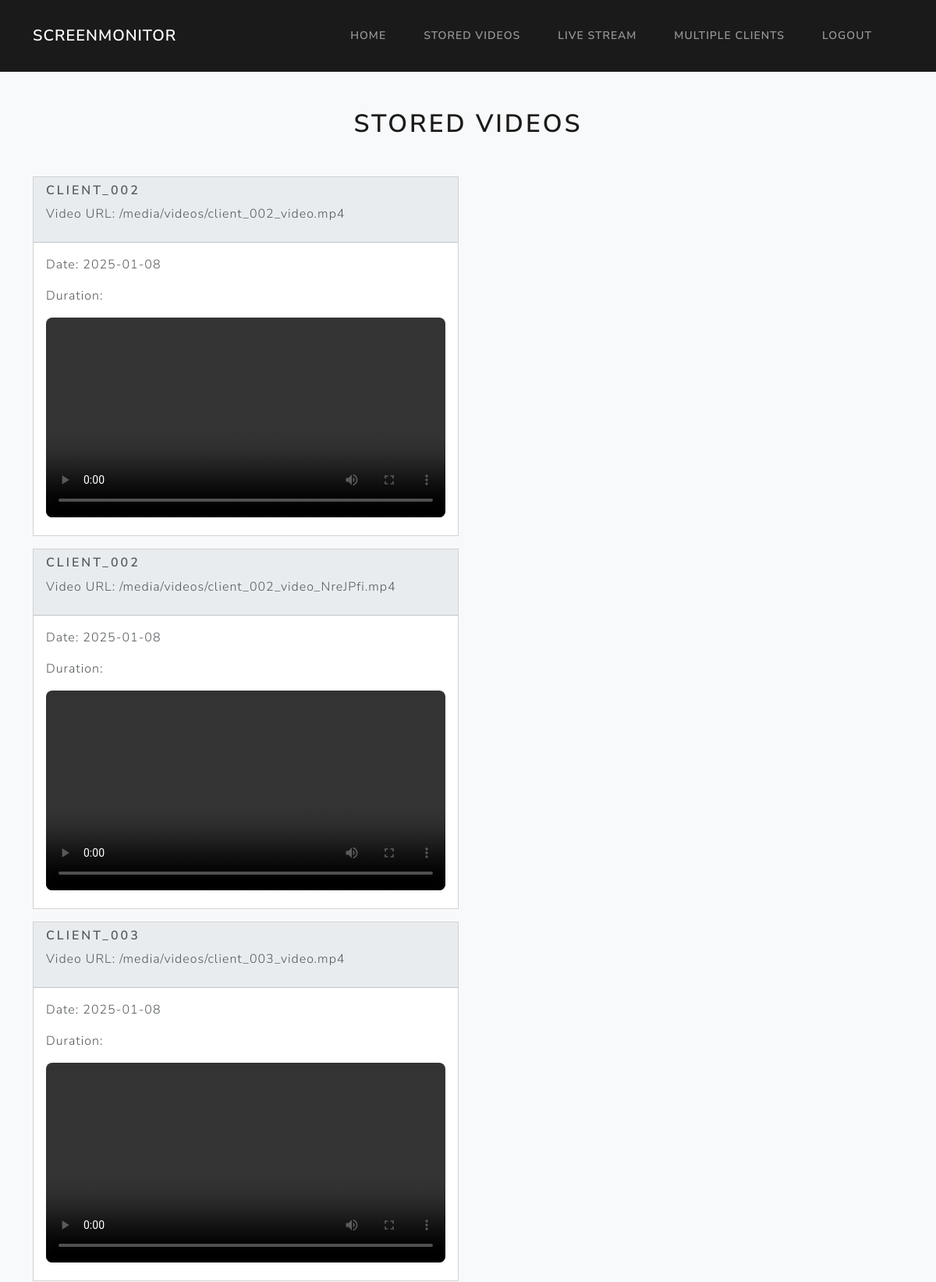
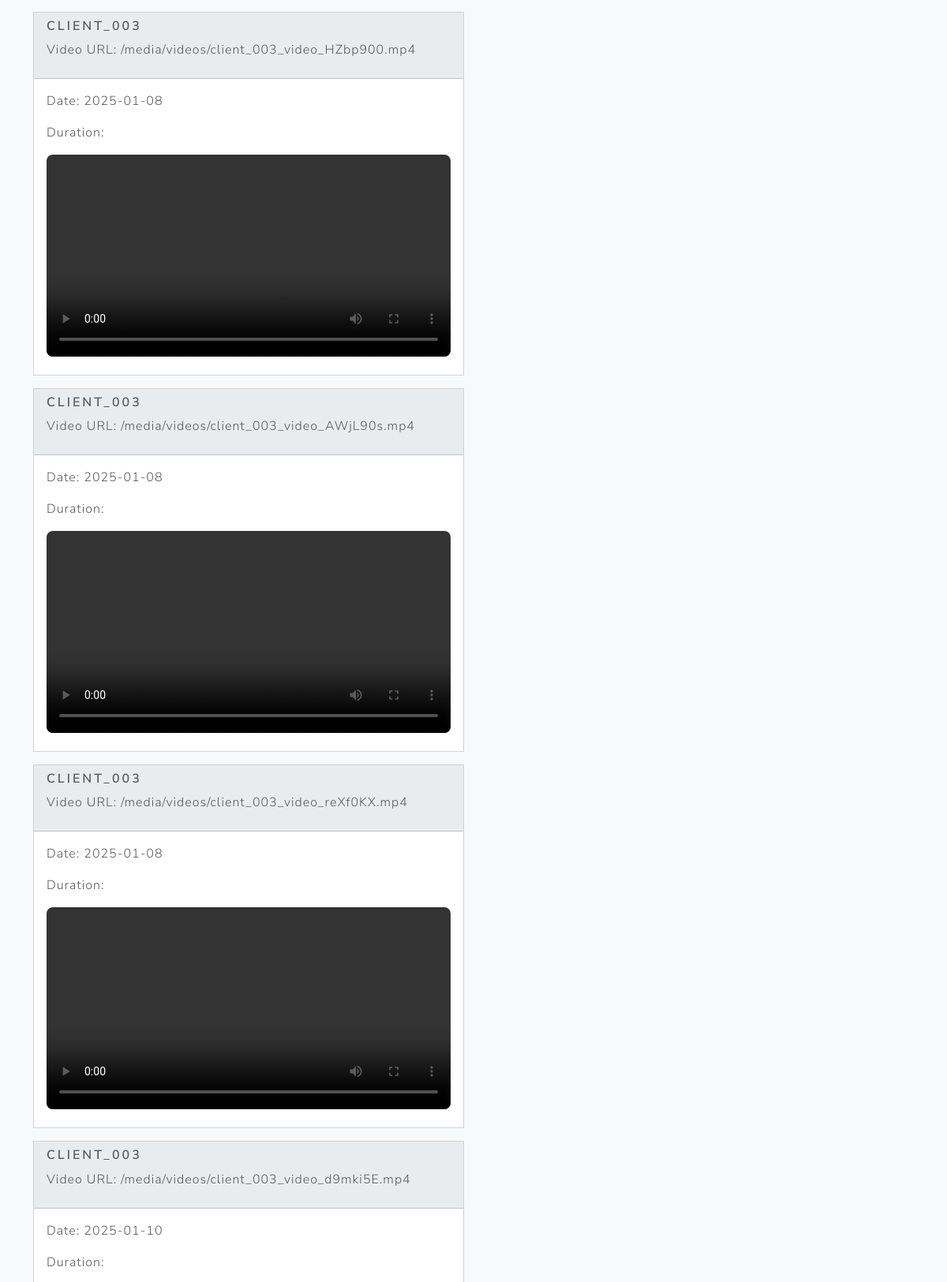
Screenshot of /stored-videos/ (signed in, upper part) with the database file from the repository (2 pictures, top to bottom).
### monitor/models.py (models this page shows, shortened)
class ScreenStream(models.Model):
    client_id = models.CharField(max_length=255,null=True)  # Store client ID
    video = models.FileField(upload_to='videos/',null=True)  # Video file path
    created_at = models.DateTimeField(auto_now_add=True)  # Timestamp for when the video was created

### monitor/views.py (the view)
# urls.py: path('stored-videos/',views.storedvideo,name="stored-videos"),
@login_required(login_url='login')
def storedvideo(request):
    videos = ScreenStream.objects.all()  # Fetch all videos from the database
    context = {'videos': videos}
    return render(request,'monitor/video.html',context)

### monitor/templates/monitor/video.html (shortened to what this page needs)
{% extends 'main.html' %}
{% block content %}
<div class="container py-5">
    <h1 class="text-center text-purple-400 mb-5">Stored Videos</h1>
    <div class="row g-4">
        <div class="col-md-6">
            <div class="d-flex flex-column gap-3">
                {% for video in videos %}
                <div class="card custom-card">
                    <div class="card-header">
                        <h5 class="custom-card-title">{{ video.client_id }}</h5>
                        <p>Video URL: {{ video.video.url }}</p>
                    </div>
                    <div class="card-body">
                        <p>Date: {{ video.created_at|date:"Y-m-d" }}</p>
                        <p>Duration:</p>
                        <video controls autoplay loop style="width: 100%; border-radius: 8px;">
                            <source src="{{ video.video.url }}" type="video/mp4">
                        </video>
                    </div>
                </div>
                {% endfor %}
            </div>
        </div>
    </div>
</div>
{% endblock content %}

### templates/main.html (shortened to what this page needs)
<!DOCTYPE html>
<html lang="en">
<head>
    <link href="https://cdn.jsdelivr.net/npm/bootswatch@5.3.0/dist/lux/bootstrap.min.css" rel="stylesheet">
</head>
<body>
    {% include 'navbar.html' %}
    <main style="min-height: 90vh;">
     {% block content %}
    {% endblock %}
    </main>
</body>
</html>

### templates/navbar.html (shortened to what this page needs)
<header>
    <nav class="navbar navbar-expand-lg navbar-dark bg-primary">
        <div class="container">
            <a href="/" class="navbar-brand">ScreenMonitor</a>
            <div class="collapse navbar-collapse" id="navbarNav">
                <ul class="navbar-nav ms-auto">
                    <li class="nav-item">
                        <a href="/" class="nav-link">Home</a>
                    </li>
                    <li class="nav-item">
                        <a href="{% url 'stored-videos' %}" class="nav-link">Stored Videos</a>
                    </li>
                    <li class="nav-item">
                        <a href="{% url 'live-stream' %}" class="nav-link">Live Stream</a>
                    </li>
                    <li class="nav-item">
                        <a href="{% url 'multiple-stream' %}" class="nav-link">Multiple Clients</a>
                    </li>
                    {% if request.user.is_authenticated %}
                    <li class="nav-item">
                        <a href="{% url 'logout' %}" class="nav-link">logout</a>
                    </li>
                    {% else %}
                    <li class="nav-item">
                        <a href="{% url 'login' %}" class="nav-link text-light">login/signup</a>
                    </li>
                    {% endif %}
                </ul>
            </div>
        </div>
    </nav>
</header>

### templates/main.html (style rules this page uses)
body { background-color: #f8f9fa; }
.card-header { background-color: #e9ecef; }
html { scroll-behavior: smooth; }

### rows the page displays
ScreenStream: client_id "CLIENT_002", video "/media/videos/client_002_video.mp4", created_at "2025-01-08"
ScreenStream: client_id "CLIENT_002", video "/media/videos/client_002_video_NreJPfi.mp4", created_at "2025-01-08"
ScreenStream: client_id "CLIENT_003", video "/media/videos/client_003_video.mp4", created_at "2025-01-08"
ScreenStream: client_id "CLIENT_003", video "/media/videos/client_003_video_HZbp900.mp4", created_at "2025-01-08"
ScreenStream: client_id "CLIENT_003", video "/media/videos/client_003_video_AWjL90s.mp4", created_at "2025-01-08"
ScreenStream: client_id "CLIENT_003", video "/media/videos/client_003_video_reXf0KX.mp4", created_at "2025-01-08"
ScreenStream: client_id "CLIENT_003", video "/media/videos/client_003_video_d9mki5E.mp4", created_at "2025-01-10"
